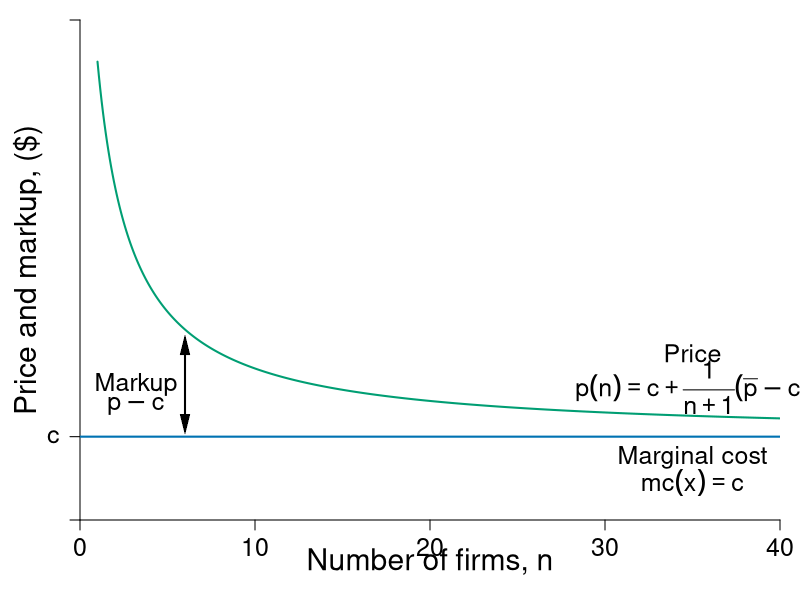

Write the R code that produced this figure.
require(shape)
pdf(file = "competitionmarkets/markup_nfirms_general.pdf", width = 9, height = 7)

#Set parameters for graphics
pointsize <- 1.8
axislabelsize <- 1.8
labelsize <- 1.5
namesize <- 1.8
annotatesize <- 1.5
graphlinewidth <- 2
segmentlinewidth <- 1.5

COL <- c("#7fc97f", "#beaed4", "#fdc086", "#ffff99", "#386cb0", "#f0027f", "#bf5b17", "#666666")
COLA <- c("#e0f3db", "#99d8c9","#66c2a4","#41ae76", "#238b45", "#005824")
COLB <- c("#c6dbef", "#4eb3d3", "#2b8cbe", "#0868ac","#084081")
grays <- gray.colors(25, start = 1, end = 0)
CBCols <- c("#009E73","#0072B2","#E69F00","#CC79A7", "#F0E442")

par(mar =  c(4, 4, 1, 1))

marketProfit <- function(n, s = 0.5, pmax = 20, c1 = 2) {
  n*(1/(n+1)^2)*(pmax - c1)^2/(s)
}

consumerSurplus <- function(n, s = 0.5, pmax = 20, c1 = 2) {
  (1/2)*(pmax - (c1 + ((1/(n+1))*(pmax -c1)  )) )*(n/(n+1))*( (pmax - c1)/(s))
}

markUp <- function(n, pmax = 20, c1 = 2) {
  c1 + (1/(n+1))*(pmax - c1)
}


xlims <- c(0, 40)
ylims <- c(0, 12)

npts <- 501 
x <- seq(xlims[1], xlims[2], length.out = npts)
y <- seq(ylims[1], ylims[2], length.out = npts) 
a <- c(46.08, 55, 64)
b <- c(46.08, 55, 64)

plot(0, 0, xlim = xlims, ylim = ylims, type = "n",
     xlab = expression(paste("")),
     ylab = expression(paste("")), 
     xaxt = "n", 
     yaxt = "n", 
     cex.lab = axislabelsize, 
     bty = "n",
     xaxs="i", 
     yaxs="i")

# ticksy <- seq(from = 0, to = ylims[2], by = 2)
# ylabels <- seq(from = 0, to = ylims[2], by = 2)
ticksx <- seq(from = 0, to = xlims[2], by = 10)
xlabels <- seq(from = 0, to = xlims[2], by = 10)
ticksy <- c(0, 2, ylims[2])
ylabels <- c(NA, expression(c), NA)
# ticksx <- c(0, xlims[2])
# xlabels <- c(NA, NA)

axis(1, at = ticksx, pos = 0, labels = xlabels, cex.axis = labelsize)

#text(x = c(0, 12, 18, 36, xlims[2]), par("usr")[3] - 0.4, labels = xlabels, srt = 0, pos = 1, xpd = TRUE)

axis(2, at = ticksy, pos = 0, labels = ylabels, las = 1, cex.axis = labelsize)

npts <- 500 
xx1 <- seq(xlims[1], xlims[2], length.out = npts)
xx2 <- seq(1, xlims[2], length.out = npts)

lines(xx2, markUp(xx2, pmax = 20, c1 = 2), col = CBCols[1], lwd = graphlinewidth)
#lines(xx2, marketProfit(xx2, s = 1/2, pmax = 20, c1 = 2), col = COLB[4], lwd = graphlinewidth)

segments(0, 2, xlims[2], 2, lty = 1, col = CBCols[2] , lwd = graphlinewidth)
# segments(12, 0, 12, 12, lty = 2, col = "gray" , lwd = segmentlinewidth)

#mtext(expression(paste("A's output, ", x^A)), side=1, line = 2.5, cex = axislabelsize)
text(0.5*(xlims[2]), -1, expression(paste("Number of firms, ", n)), xpd = TRUE, cex = axislabelsize) 
text(-3, 0.5*ylims[2], expression(paste("Price and markup, ($)")), xpd = TRUE, cex = axislabelsize, srt = 90) 

#segments(4.11765, 6.17647, 5.88, 8.88, lty = 1, col = COL[2] , lwd = graphlinewidth)
#text(7.3, 3, expression("Pareto Efficient"))
#text(7.3, 2.5, expression("Curve"))
#Arrows(7.3, 3.5, 7.3, 6.1, col = "black", lty = 1, lwd = 2, arr.type = "triangle", arr.lwd = 0.5)

#Label the iso-welfare functions for the HG, Aisha
# text(3.8, 1.5, expression(u[1]^A))
# text(4.6, 1.5, expression(u[2]^A))
# text(5.5, 1.5, expression(u[3]^A))
#text(6.6, 8.3, expression(u[4]^A))

#Label the indifference curves for the HG, Betty
# text(7.6, 17, expression(u[1]^B))
# text(6.75, 17, expression(u[2]^B))
# text(6, 17, expression(u[3]^B))
#text(3.4, 6.9, expression(v[4]^B))

#Label point i. 
# points(12, 12, pch = 16, col = "black", cex = 1.5)
# text(16.5, 12.5, expression(paste("Nash Equilibrium")))
# text(11.3, 11.3, expression(paste("n")))

#Annotate Pareto Efficient Curve and relevant points
# segments(8, 6, 6, 8, lty = 1, col = COL[2] , lwd = graphlinewidth)
# points(6, 8, pch = 16, col = "black", cex = 1.5)
# text(6, 8.5, expression(paste("g")))
# 
# points(8, 6, pch = 16, col = "black", cex = 1.5)
# text(7, 7.5, expression(paste("i")))
# 
# points(7, 7, pch = 16, col = "black", cex = 1.5)
# text(8, 6.5, expression(paste("f")))

#points(5.84, 8.77, pch = 16, col = "black", cex = 1.5)

#Mark-up
text(3.2, 3.25, expression(paste("Markup")), cex = labelsize)
text(3.2, 2.75, expression(paste(p - c)), cex = labelsize)

#text(14, 6, expression(paste("function")))
Arrows(6, 2.3, 6, 4.2, col = "black", lty = 1, code = 3, lwd = 2, arr.type = "triangle", arr.lwd = 0.5)

#Label price
text(35, 4, expression(paste("Price")), cex = labelsize)
text(35, 3.2, expression(paste(p(n) == c + frac(1, n + 1)*(bar(p) - c))), cex = labelsize, xpd = TRUE)

text(35, 1.5, expression(paste("Marginal cost")), cex = labelsize)
text(35, 0.9, expression(paste(mc(x) == c)), cex = labelsize)




dev.off()
